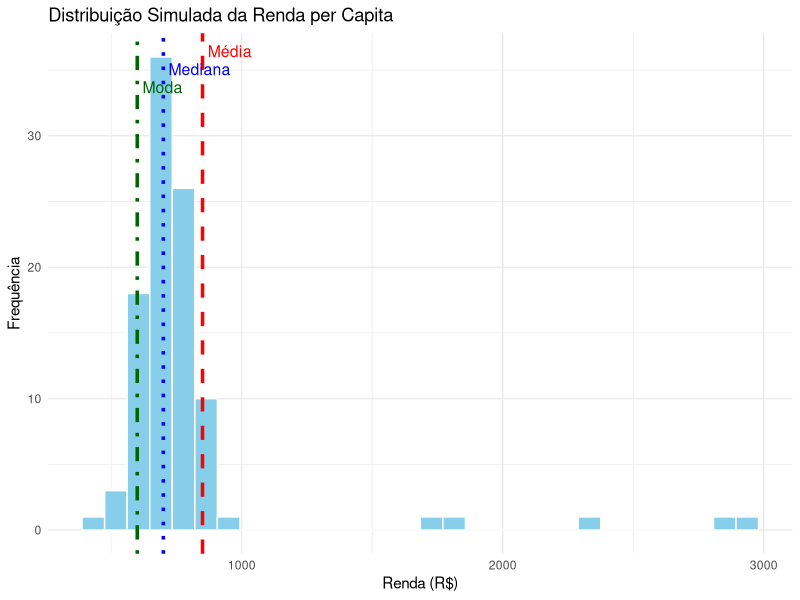

Reproduce this figure in R.
# carregando os pacotes
library(ggplot2)
library(tibble)

# simulando os dados baseados nas medidas fornecidas
set.seed(123)
renda <- c(rnorm(95, mean = 700, sd = 100), runif(5, 1200, 3000))

# carregando as estatísticas fornecidas
media <- 850
mediana <- 700
moda <- 600
curtose <- 5.2

# criando um dataframe
df <- tibble::tibble(Renda = renda)

# construindo o gráfico com os dados simulados
ggplot(df, aes(x = Renda)) +
    geom_histogram(bins = 30, fill = "skyblue", color = "white") +
    
    # Linhas verticais para medidas
    geom_vline(xintercept = media, color = "red", 
               linetype = "dashed", size = 1.2) +
    geom_vline(xintercept = mediana, color = "blue", 
               linetype = "dotted", size = 1.2) +
    geom_vline(xintercept = moda, color = "darkgreen", 
               linetype = "dotdash", size = 1.2) +
    
    # Legenda manual com annotate
    annotate("text", x = media + 20, y = Inf, label = "Média", 
             color = "red", hjust = 0, vjust = 2, size = 4) +
    annotate("text", x = mediana + 20, y = Inf, label = "Mediana", 
             color = "blue", hjust = 0, vjust = 3.5, size = 4) +
    annotate("text", x = moda + 20, y = Inf, label = "Moda", 
             color = "darkgreen", hjust = 0, vjust = 5, size = 4) +
    
    labs(
        title = "Distribuição Simulada da Renda per Capita",
        x = "Renda (R$)", y = "Frequência"
    ) +
    theme_minimal()
